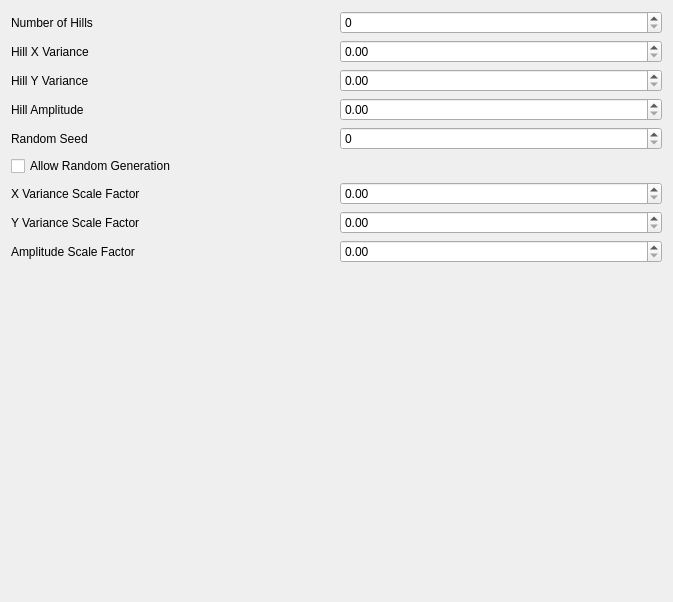
<?xml version="1.0" encoding="UTF-8"?>
<ui version="4.0">
 <class>RandomHillsConfig</class>
 <widget class="QWidget" name="RandomHillsConfig">
  <property name="geometry">
   <rect>
    <x>0</x>
    <y>0</y>
    <width>673</width>
    <height>602</height>
   </rect>
  </property>
  <property name="windowTitle">
   <string>Form</string>
  </property>
  <layout class="QGridLayout" name="gridLayout_2">
   <item row="0" column="0">
    <layout class="QGridLayout" name="gridLayout">
     <item row="0" column="0">
      <widget class="QLabel" name="label">
       <property name="text">
        <string>Number of Hills</string>
       </property>
      </widget>
     </item>
     <item row="0" column="1">
      <widget class="QSpinBox" name="numOfHillsSpinBox"/>
     </item>
     <item row="1" column="0">
      <widget class="QLabel" name="label_2">
       <property name="text">
        <string>Hill X Variance</string>
       </property>
      </widget>
     </item>
     <item row="2" column="0">
      <widget class="QLabel" name="label_3">
       <property name="text">
        <string>Hill Y Variance</string>
       </property>
      </widget>
     </item>
     <item row="3" column="0">
      <widget class="QLabel" name="label_4">
       <property name="text">
        <string>Hill Amplitude</string>
       </property>
      </widget>
     </item>
     <item row="4" column="0">
      <widget class="QLabel" name="label_5">
       <property name="text">
        <string>Random Seed</string>
       </property>
      </widget>
     </item>
     <item row="2" column="1">
      <widget class="QDoubleSpinBox" name="hillYVarSpinBox">
       <property name="singleStep">
        <double>0.100000000000000</double>
       </property>
      </widget>
     </item>
     <item row="5" column="0">
      <widget class="QCheckBox" name="allowRandGenCheckBox">
       <property name="text">
        <string>Allow Random Generation</string>
       </property>
      </widget>
     </item>
     <item row="3" column="1">
      <widget class="QDoubleSpinBox" name="hillAmplitudeSpinBox">
       <property name="singleStep">
        <double>0.100000000000000</double>
       </property>
      </widget>
     </item>
     <item row="6" column="1">
      <widget class="QDoubleSpinBox" name="xVarScaleFactorSpinBox">
       <property name="singleStep">
        <double>0.100000000000000</double>
       </property>
      </widget>
     </item>
     <item row="4" column="1">
      <widget class="QSpinBox" name="randomSeedSpinBox"/>
     </item>
     <item row="7" column="1">
      <widget class="QDoubleSpinBox" name="yVarScaleFactorSpinBox">
       <property name="singleStep">
        <double>0.100000000000000</double>
       </property>
      </widget>
     </item>
     <item row="8" column="1">
      <widget class="QDoubleSpinBox" name="ampScaleFactorSpinBox">
       <property name="singleStep">
        <double>0.100000000000000</double>
       </property>
      </widget>
     </item>
     <item row="6" column="0">
      <widget class="QLabel" name="label_6">
       <property name="text">
        <string>X Variance Scale Factor</string>
       </property>
      </widget>
     </item>
     <item row="7" column="0">
      <widget class="QLabel" name="label_7">
       <property name="text">
        <string>Y Variance Scale Factor</string>
       </property>
      </widget>
     </item>
     <item row="8" column="0">
      <widget class="QLabel" name="label_8">
       <property name="text">
        <string>Amplitude Scale Factor</string>
       </property>
      </widget>
     </item>
     <item row="1" column="1">
      <widget class="QDoubleSpinBox" name="hillXVarSpinBox">
       <property name="singleStep">
        <double>0.100000000000000</double>
       </property>
      </widget>
     </item>
     <item row="9" column="0">
      <spacer name="verticalSpacer">
       <property name="orientation">
        <enum>Qt::Vertical</enum>
       </property>
       <property name="sizeHint" stdset="0">
        <size>
         <width>20</width>
         <height>40</height>
        </size>
       </property>
      </spacer>
     </item>
    </layout>
   </item>
  </layout>
 </widget>
 <resources/>
 <connections/>
</ui>
